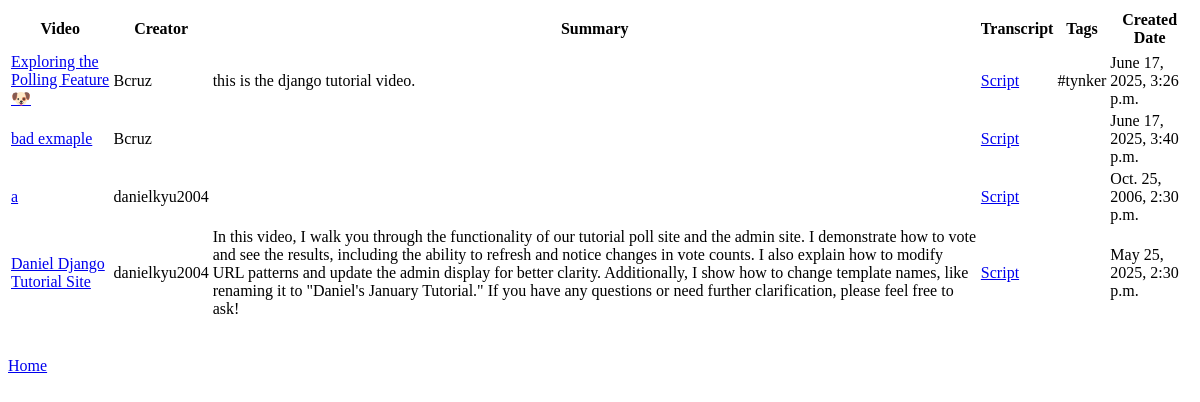
Page /loom/index/ on the earlier database version.
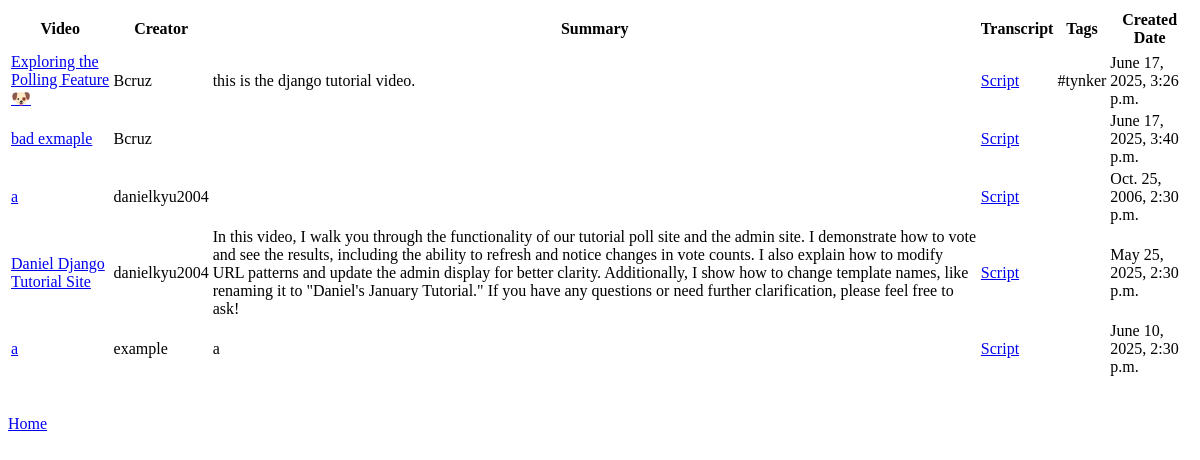
Same page on the later database version.
### loom/models.py (models this page shows, shortened)
class LoomVideo(models.Model):
    title = models.CharField(max_length=200)
    link =  models.CharField(max_length=200)
    user = models.ForeignKey(User, on_delete=models.CASCADE)
    transcript = models.CharField(max_length=6000, blank = True)
    summary = models.CharField(max_length=6000, blank = True)
    team = models.CharField(max_length=200) #maybe put as foreign key
    tags = models.CharField(max_length=200, blank = True) #max 10 tags maybe put as a collection
    created_at = models.DateTimeField('created at')

class User(models.Model):
    username = models.CharField(max_length=200)
    photo = models.CharField(max_length=200)
    team = models.CharField(max_length=200)
    def __str__(self):
        return self.username

### loom/views.py (the view)
# urls.py: path('index/', views.IndexView.as_view(), name = 'index'),
class IndexView(generic.ListView):
    template_name = 'loom/index.html'
    context_object_name = 'latest_video_list'
    def get_queryset(self):
        return LoomVideo.objects.all()

### loom/templates/loom/index.html (shortened to what this page needs)
{% load static %}
{% if latest_video_list %}
    <table>
        <tr>
            <th>Video</th>
            <th>Creator</th>
            <th>Summary</th>
            <th>Transcript</th>
            <th>Tags</th>
            <th>Created Date</th>
        <tr>
    {% for video in latest_video_list %}
        <tr>
            <td><a href= {{video.link}}> {{video.title}}</a></td>
            <td>{{video.user}}</td>
            <td>{{video.summary}}</td>
            <td><a href = "{% url 'transcript' video.id %}">Script</a></td>
            <td>{{video.tags}}</td>
            <td>{{video.created_at}}</td>
        </tr>
    {% endfor %}
    </table>
{% else %}
    <p>No loom videos are available.</p>
{% endif %}
<a href = "{% url 'homeIndex'%}"> Home </a>

Differences in the rows shown:
added LoomVideo: title "a", user "example", summary "a", created_at "June 10, 2025, 2:30 p.m."
